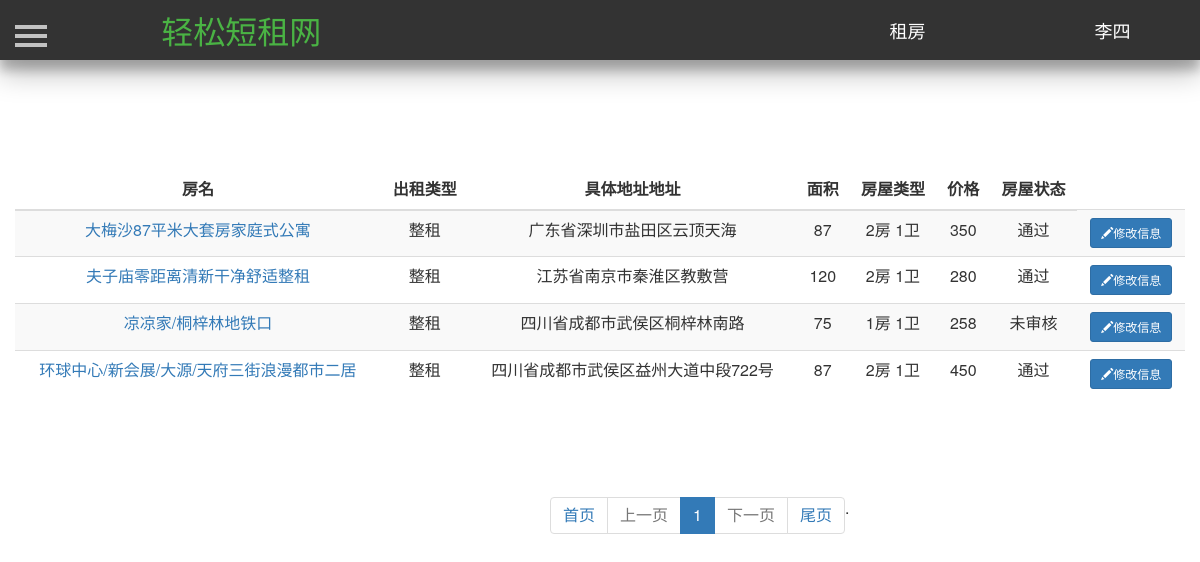
/myhouse/ (signed in), run on the app's committed database.
### Renting/models.py (models this page shows, shortened)
class User(db.Model):
    id = db.Column(db.Integer, primary_key=True, autoincrement=True)  # ID 用户唯一的标识
    username = db.Column(db.String(50), unique=True)  # 用户名  唯一   最大50个字符
    password = db.Column(db.String(100))  # 密码   最大100个字符
    phone_number = db.Column(db.Integer, unique=True)  # 手机号码
    email = db.Column(db.String(100), unique=True)  # 邮箱  唯一
    salt = db.Column(db.String(32))  # 密码加盐

class House(db.Model):
    id = db.Column(db.Integer, primary_key=True, autoincrement=True)  # ID 房屋唯一的标识
    house_name = db.Column(db.String(25))  # 房屋名  唯一   最大25个字符
    house_type = db.Column(db.Integer)  # 房屋类型，0表示整租，1表示单间 ，2表示床位
    area = db.Column(db.Integer)  # 房屋面积
    people = db.Column(db.Integer)  # 可住人数
    bedroom = db.Column(db.Integer)  # 卧房数
    toilet = db.Column(db.Integer)  # 卫生间数
    kitchen = db.Column(db.Integer)  # 是否有厨房
    bed = db.Column(db.Integer)  # 床位数
    bed_type = db.Column(db.Integer)  # 床型 0表示单人床  1表示双人床
    price = db.Column(db.Integer)  # 租一天的价格
    description = db.Column(db.String(200))  # 房屋描述
    facility = db.Column(db.String(10))  # 房屋设施，0表示无，1表示有
    province = db.Column(db.String(10))  # 省
    city = db.Column(db.String(10))  # 市
    district = db.Column(db.String(10))  # 地区
    address = db.Column(db.String(100))  # 具体地址
    username = db.Column(db.String(10), db.ForeignKey('user.username'))  # 房屋主人的名字，外键
    status = db.Column(db.Integer)  # 房屋状态，0表示未审核，1表示通过,2表示未通过
    url_one = db.Column(db.String(100))  # 房屋图片
    url_two = db.Column(db.String(100))  # 房屋图片
    url_three = db.Column(db.String(100))  # 房屋图片
    url_four = db.Column(db.String(100))  # 房屋图片
    url_five = db.Column(db.String(100))  # 房屋图片

### Renting/views.py (the view)
@app.route('/myhouse/')
def myhouse():
    user = current_user
    house_list = House.query.filter_by(username=user.username).all()
    pager_obj = Pagination(request.args.get("page", 1), len(house_list), request.path, request.args, per_page_count=7)
    index_list = house_list[pager_obj.start:pager_obj.end]
    html = pager_obj.page_html()
    return render_template("myhouse.html", house=index_list, html=html)

### Renting/models.py (called while the page is built)
@login_manager.user_loader
def load_user(userid):
    return User.query.get(userid)

### Renting/page_utils.py (called while the page is built)
    @property
    def start(self):
        return (self.current_page - 1) * self.per_page_count

    @property
    def end(self):
        return self.current_page * self.per_page_count

### Renting/templates/myhouse.html (shortened to what this page needs)
<!DOCTYPE html>
<html lang="en">
    <head>
        <link href="https://cdn.bootcss.com/bootstrap/3.3.7/css/bootstrap.min.css" rel="stylesheet">
        <link href="/static/css/navigation.css" rel="stylesheet">
        <link href="/static/css/profile.css" rel="stylesheet">
         <link href="/static/css/sidebar.css" rel="stylesheet">
        <link type="text/css" href="/static/css/dialog.css"  rel="stylesheet"/>
    </head>
    <body>
		<header class="header-navigation" id="header">
		<nav>
			<div class="row">
				<div class="col-md-3">
					<a href="/index/"><font color="#4ab344" style="color: rgb(74, 179, 68);" size="6">轻松短租网</font></a>
				</div>
				<div class="col-md-2 title">
					<a href="/mainpage/" target="_blank"><font color="#FFFFFF" style="color: rgb(255, 255, 255);" size="4">租房</font></a>
				</div>
				<div class="col-md-2 title">
					{% if current_user.is_authenticated %}
					<a href="/profile/{{current_user.id}}">
						<font color="#FFFFFF" style="color: rgb(255, 255, 255);" size="4">
							{{current_user.username}}
						</font>
					</a>
					{% else %}
					<a href="/reglogin/">
						<font color="#FFFFFF" style="color: rgb(255, 255, 255);" size="4">
							登陆注册
						</font>
					</a>
					{% endif %}
				</div>
			</div>
		</nav>
		</header>
       <div id="wrapper">
            <div id="page-content-wrapper">
                <button type="button" class="hamburger is-closed animated fadeInLeft" data-toggle="offcanvas">
                    <span class="hamb-top"></span>
                    <span class="hamb-middle"></span>
                    <span class="hamb-bottom"></span>
                </button>
                <div class="container">
                    <div class="row">
                        <table class="table table-striped" style="margin-top:100px;text-align:center">
                            <thead>
                                <tr>
                                    <th style="text-align:center">房名</th>
                                    <th style="text-align:center">出租类型</th>
                                    <th style="text-align:center">具体地址地址</th>
                                    <th style="text-align:center">面积</th>
                                    <th style="text-align:center">房屋类型</th>
                                    <th style="text-align:center">价格</th>
                                    <th style="text-align:center">房屋状态</th>
                                </tr>
                            </thead>
                            <tbody>
                            {% for item in house: %}
                                <tr>
                                    <td><a href="/housedes/{{item.id}}/">{{item.house_name}}</a></td>
                                    {% if item.house_type==0 %}
                                    <td>整租</td>
                                    {% elif item.house_type==1 %}s
                                    <td>单间</td>
                                    {% else %}
                                    <td>床位</td>
                                    {% endif %}
                                    <td>
                                        {{item.address}}
                                    </td>
                                    <td>{{item.area}}</td>
                                    <td>{{item.bedroom}}房
                                        {% if item.toilet !=0 %}
                                        {{item.toilet}}卫
                                        {% endif %}
                                        </td>
                                    <td>{{item.price}}</td>
                                    {% if item.description!= None %}
                                    <td>
                                        {% if item.status==0 %}
                                        未审核
                                        {% elif item.status==1%}
                                        通过
                                        {% else %}
                                        未通过
                                        {% endif %}
                                    </td>
                                    <td>
                                        <a href="/modify_house/{{item.id}}/" style="color:#FFFFFF">
                                            <button type="button" class="btn btn-primary btn-sm" >
                                                <span class="glyphicon glyphicon-pencil">
                                                </span>修改信息
                                           </button>
                                        </a>
                                    </td>
                                    {% endif %}
                                </tr>
                            {% endfor %}
                            </tbody>
                        </table>
                    </div>
                </div>
            </div>
        </div>
        <div style="margin-top:60px">
            <ul class="pagination" id="mypage" style="margin-left:550px;">
					{{ html| safe }}
            </ul>
        </div>
    </body>
</html>

### Renting/static/css/navigation.css (style rules this page uses)
.header-navigation { position: fixed; top: 0; width: 100%; height: 60px; line-height: 60px; background-color: #333; text-align: center; box-shadow: 0 14px 28px rgba(0,0,0,0.25), 0 10px 10px rgba(0,0,0,0.22); z-index: 10 }

### Renting/static/css/profile.css (style rules this page uses)
.header-navigation { position: fixed; top: 0; width: 100%; height: 60px; line-height: 60px; background-color: #333; text-align: center; box-shadow: 0 14px 28px rgba(0,0,0,0.25), 0 10px 10px rgba(0,0,0,0.22); z-index: 9990; }

### Renting/static/css/sidebar.css (style rules this page uses)
body { position: relative; overflow-x: hidden; }
body, html { height: 100%; background-color: #FFFFFF !important; }
#wrapper { -moz-transition: all 0.5s ease; -o-transition: all 0.5s ease; -webkit-transition: all 0.5s ease; padding-left: 0; transition: all 0.5s ease; }
#page-content-wrapper { padding-top: 70px; width: 100%; }
.hamburger { background: transparent; border: none; display: block; height: 32px; margin-left: 15px; position: fixed; top: 20px; width: 32px; z-index: 9999; }
.hamburger.is-closed:before { -webkit-transform: translate3d(0, 0, 0); -webkit-transition: all 0.35s ease-in-out; color: #ffffff; content: ''; display: block; font-size: 14px; line-height: 32px; opacity: 0; text-align: center; width: 100px; }
.hamburger.is-closed .hamb-top { -webkit-transition: all 0.35s ease-in-out; background-color: rgba(255, 255, 255, 0.7); top: 5px; }
.hamburger.is-closed .hamb-middle { background-color: rgba(255, 255, 255, 0.7); margin-top: -2px; top: 50%; }
.hamburger.is-closed .hamb-bottom { -webkit-transition: all 0.35s ease-in-out; background-color: rgba(255, 255, 255, 0.7); bottom: 5px; }
.hamburger.is-closed .hamb-top, .hamburger.is-closed .hamb-middle, .hamburger.is-closed .hamb-bottom, .hamburger.is-open .hamb-top, .hamburger.is-open .hamb-middle, .hamburger.is-open .hamb-bottom { height: 4px; left: 0; position: absolute; width: 100%; }

### Renting/static/css/dialog.css (style rules this page uses)
body, html { font-size: 100%; margin: 0; }
*,:after,:before { box-sizing:border-box }
input, button { outline: none; border: none; }

### data on the page
User: username "李四"
House: house_name "大梅沙87平米大套房家庭式公寓", house_type "整租", address "广东省深圳市盐田区云顶天海", area "87", bedroom "2", toilet "1", price "350", status "通过"
House: house_name "夫子庙零距离清新干净舒适整租", house_type "整租", address "江苏省南京市秦淮区教敷营", area "120", bedroom "2", toilet "1", price "280", status "通过"
House: house_name "凉凉家/桐梓林地铁口", house_type "整租", address "四川省成都市武侯区桐梓林南路", area "75", bedroom "1", toilet "1", price "258", status "未审核"
House: house_name "环球中心/新会展/大源/天府三街浪漫都市二居", house_type "整租", address "四川省成都市武侯区益州大道中段722号", area "87", bedroom "2", toilet "1", price "450", status "通过"

### other printed values
{{ html| safe }} "首页 上一页 1 下一页 . 尾页"
